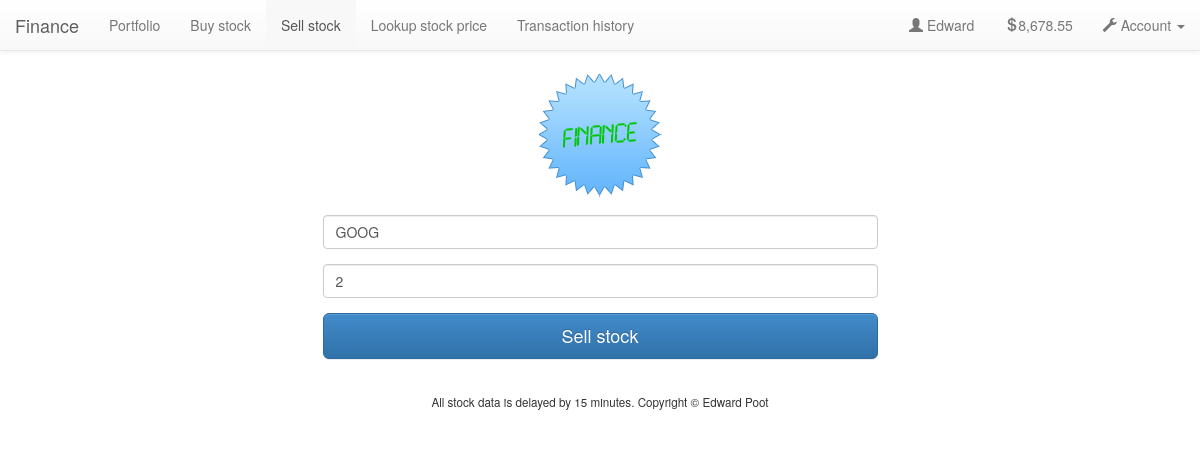
Page /sell.php?id=22 (signed in) on the committed database.
### tables this page shows
CREATE TABLE `users` (
  `id` int(10) unsigned NOT NULL AUTO_INCREMENT,
  `username` varchar(255) NOT NULL,
  `hash` varchar(255) NOT NULL,
  `cash` decimal(65,4) unsigned NOT NULL DEFAULT '0.0000',
  PRIMARY KEY (`id`),
  UNIQUE KEY `username` (`username`)
);

CREATE TABLE `user_stocks` (
  `id` int(11) NOT NULL AUTO_INCREMENT,
  `user_id` int(10) unsigned NOT NULL,
  `transaction_timestamp` timestamp NOT NULL DEFAULT CURRENT_TIMESTAMP,
  `symbol` varchar(15) NOT NULL,
  `company` varchar(255) NOT NULL,
  `stock_exchange` varchar(255) NOT NULL,
  `shares_amount` int(10) unsigned NOT NULL,
  `share_price` decimal(65,4) unsigned NOT NULL DEFAULT '0.0000',
  PRIMARY KEY (`id`),
  UNIQUE KEY `user_id` (`user_id`,`transaction_timestamp`)
);

### templates/stock_sell_form.php (the view, shortened to what this page needs)
<form id="sell_form">
    <div class="row">
        <div class="col-md-6 col-md-offset-3">
            <div class="form-group">
                <input class="form-control" autofocus name="symbol" id="symbol" placeholder="Stock ticker symbol" type="text" value="<?= (isset($symbol)) ? $symbol : "" ?>"/>
            </div>
            <div class="form-group">
                <input class="form-control" name="amount_sold" id="amount_sold" placeholder="Amount of stock to be sold" type="text" value="<?= (isset($shares_amount)) ? $shares_amount : "" ?>"/>
            </div>
            <div class="form-group">
                <input type="submit" name="submit" id="sell_submit" class="btn btn-primary btn-lg btn-block" value="Sell stock" />
            </div>
        </div>
    </div>
</form>

### templates/header.php (shortened to what this page needs)
<!DOCTYPE html>
<html lang="en">
    <head>
        <link href="css/bootstrap.min.css" rel="stylesheet"/>
        <link href="css/bootstrap-theme.min.css" rel="stylesheet"/>
        <link href="css/smoothness/jquery-ui-1.10.3.custom.min.css" rel="stylesheet">
        <link href="css/styles.css" rel="stylesheet"/>
    </head>
    <body>
        <div class="container">
            <? if(isset($_SESSION["id"])): ?>
                <nav class="navbar navbar-default navbar-fixed-top" role="navigation">
                    <div class="navbar-header">
                    <a class="navbar-brand" href="/">Finance</a>
                    </div>
                    <div class="collapse navbar-collapse navbar-ex1-collapse">
                    <ul class="nav navbar-nav">
                        <li<?= activeMenuElement("index.php")?>><a href="/">Portfolio</a></li>
                        <li<?= activeMenuElement("buy.php")?>><a href="buy.php">Buy stock</a></li>
                        <li<?= activeMenuElement("sell.php")?>><a href="sell.php">Sell stock</a></li>
                        <li<?= activeMenuElement("quote.php")?>><a href="quote.php">Lookup stock price</a></li>
                        <li<?= activeMenuElement("history.php")?>><a href="history.php">Transaction history</a></li>
                    </ul>
                    <ul class="nav navbar-nav navbar-right">
                        <li class="navbar-text"><span class="glyphicon glyphicon-user"></span> <?= ucfirst(substr($_SESSION["username"], 0, 15)); ?></li>
                        <li<?= activeMenuElement("deposit_funds.php")?>><a href="deposit_funds.php"><span class="glyphicon glyphicon-usd"></span><span id="cash_balance_nav"><?= $cash_balance ?></span></a></li>
                        <li class="dropdown">
                        <a href="#" class="dropdown-toggle" data-toggle="dropdown"><span class="glyphicon glyphicon-wrench"></span> Account <b class="caret"></b></a>
                      </li>
                    </ul>
                    </div>
                </nav>
            <? endif ?>
            <div id="top">
                <a href="/"><img alt="C$50 Finance" src="img/logo.png"/></a>
            </div>
            <div id="middle">

### html/css/styles.css (style rules this page uses)
.container { margin-left: auto; margin-right: auto; text-align: center; }
#top { text-align: center; margin-top: 70px; padding-bottom: 15px; }
#middle { text-align: center; }

### rows in the picture
users: cash "8,678.55"
user_stocks: symbol "GOOG", amount_sold "2"

### other values in the picture
substr($_SESSION["username"], 0, 15) "Edward"
